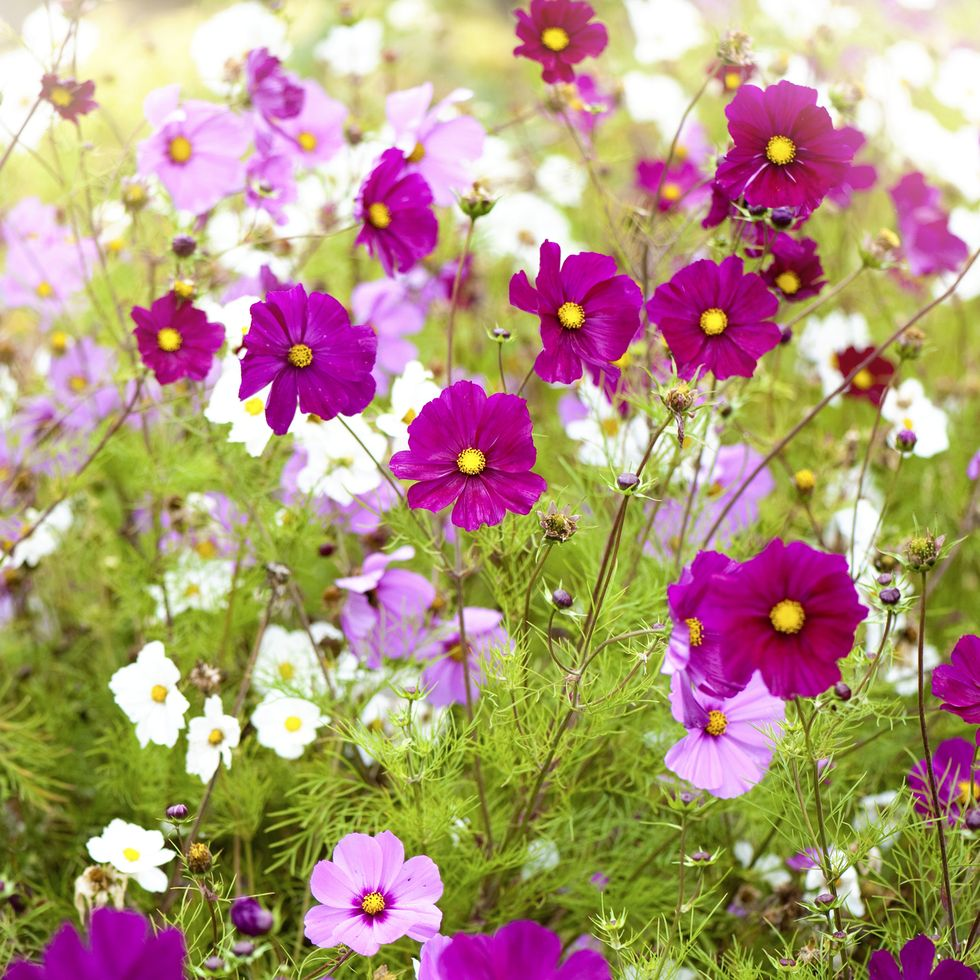
#> input picture Session 4/flowers.jpg, 980 x 980 px
$ jupyter execute 9-filters_main.ipynb
#> lines starting #> are read from the running program, lines starting #| are printed output that depends on the picture
<div dir="rtl" align="right">
<b>استيراد المكتبات</b><br>
نستورد مكتبة <code>cv2</code> لمعالجة الصور، و<code>matplotlib</code> لعرضها، و<code>numpy</code> لإنشاء نوى الفلاتر (Kernels) يدوياً.
</div>

[cell 1]
import cv2
from matplotlib import pyplot as plt
import numpy as np

<div dir="rtl" align="right">
<b>قراءة الصورة الأصلية</b><br>
نحمّل صورة الأزهار من القرص وتُخزَّن في المتغير <code>image</code> بنظام BGR.
</div>

[cell 2]
image = cv2.imread('flowers.jpg')
#> image is the input picture: shape (980, 980, 3); mean B, G, R 124.3, 150.3, 177.2

<div dir="rtl" align="right">
<b>عرض الصورة الأصلية</b><br>
نعرض الصورة الأصلية قبل تطبيق أي فلتر كمرجع للمقارنة مع النتائج.
</div>

[cell 3]
plt.imshow(cv2.cvtColor(image, cv2.COLOR_BGR2RGB))
plt.show()

<div dir="rtl" align="right">
<b>تعريف نوى الفلاتر (Kernels)</b><br>
نعرّف نواتين للفلترة يدوياً باستخدام NumPy:<br>
— <b>kernel</b> (نواة الحدة - Sharpening): تضخّم قيمة البكسل المركزي (9) وتطرح قيم الجيران (-1)، مما يبرز الحواف ويزيد حدة الصورة.<br>
— <b>kernel2</b> (نواة Sobel الرأسية): تكشف الحواف الرأسية في الصورة عن طريق حساب التدرج الأفقي في شدة الإضاءة.
</div>

[cell 4]
kernel = np.array([[-1,-1,-1],[-1,9,-1],[-1,-1,-1]])

kernel2 = np.array([[1,0,-1],[2,1,-2],[1,0,-1]])

<div dir="rtl" align="right">
<b>تطبيق الفلتر المخصص باستخدام filter2D</b><br>
نستخدم <code>cv2.filter2D()</code> لتطبيق نواة الفلتر على الصورة بعملية الالتفاف (Convolution).<br>
— <code>src</code>: الصورة المدخلة.<br>
— <code>ddepth=-1</code>: عمق الصورة الناتجة يساوي عمق المدخلة (uint8).<br>
— <code>kernel</code>: النواة المراد تطبيقها، هنا نستخدم kernel2 لكشف الحواف الرأسية.
</div>

[cell 5]
sharp = cv2.filter2D(src = image, ddepth=-1, kernel= kernel2)
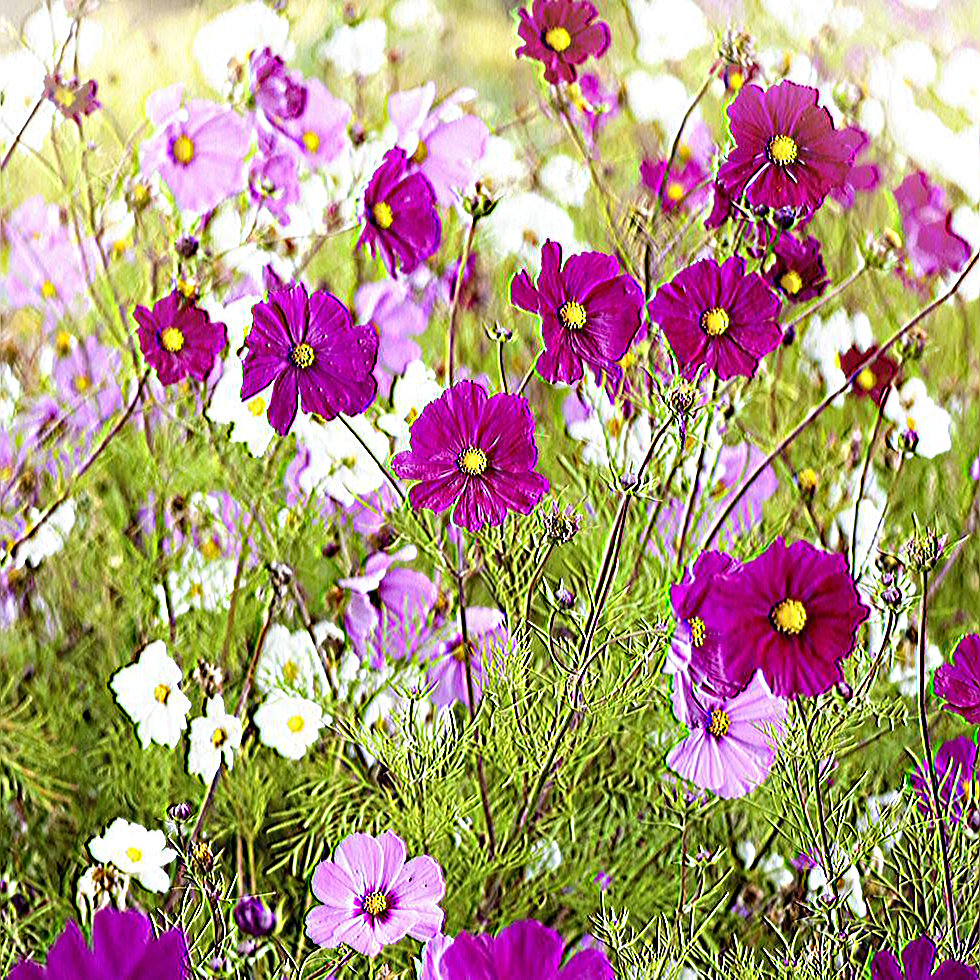
#> sharp: shape (980, 980, 3); mean B, G, R 125.9, 149.5, 174.6

<div dir="rtl" align="right">
<b>عرض الصورة بعد تطبيق الفلتر المخصص</b><br>
نعرض الصورة بعد تطبيق نواة Sobel. ستبدو الحواف الرأسية بارزة بينما المناطق المتجانسة تظهر داكنة.
</div>

[cell 6]
plt.imshow(cv2.cvtColor(sharp, cv2.COLOR_BGR2RGB))
plt.show()

<div dir="rtl" align="right">
<b>تطبيق فلتر التمويه (Blur)</b><br>
نستخدم <code>cv2.blur()</code> لتطبيق فلتر المتوسط (Averaging Filter) الذي يحسب متوسط قيم البكسلات في نافذة 10×10 ويضع النتيجة في البكسل المركزي.<br>
النتيجة صورة ضبابية (Blurred) تُستخدم لتقليل الضوضاء أو تنعيم التفاصيل الدقيقة.
</div>

[cell 7]
img_blur = cv2.blur(src = image, ksize=(10,10))
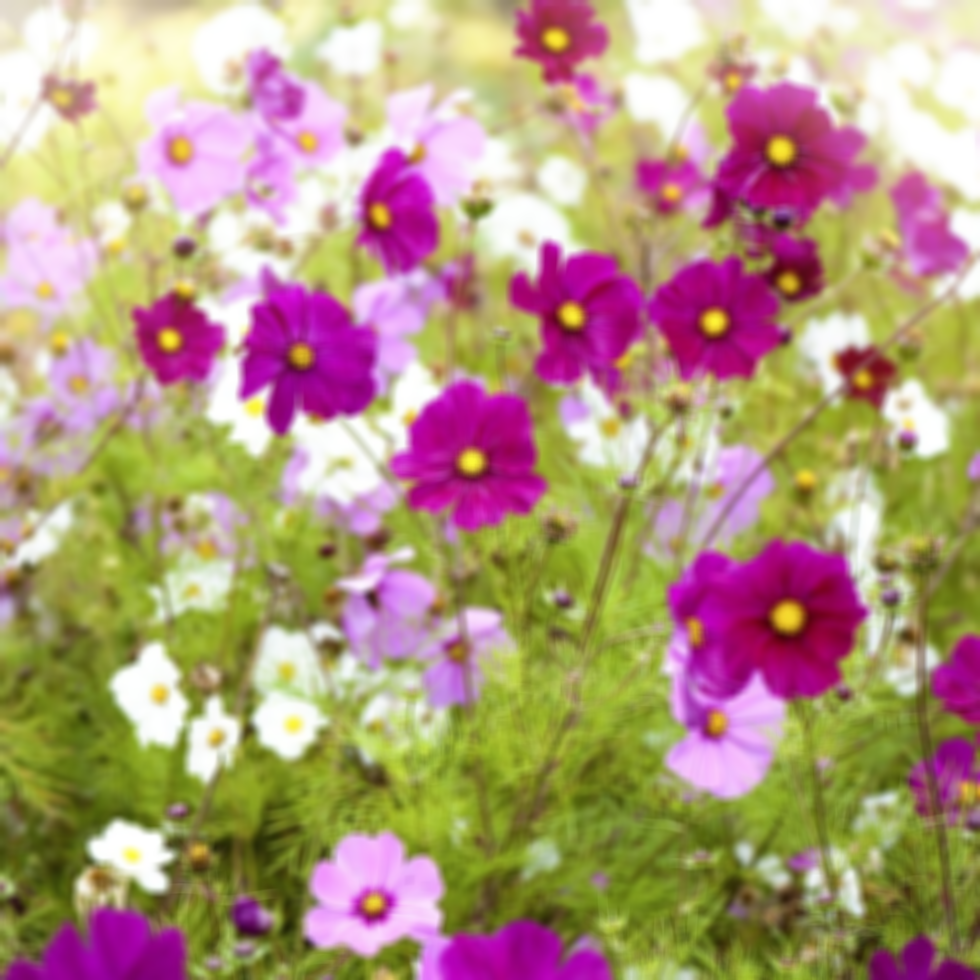
#> img_blur: shape (980, 980, 3); mean B, G, R 124.4, 150.3, 177.2

<div dir="rtl" align="right">
<b>عرض الصورة بعد التمويه</b><br>
نعرض الصورة بعد تطبيق فلتر المتوسط. لاحظ ضياع التفاصيل الدقيقة وظهور الصورة بشكل ضبابي بسبب حجم النافذة الكبير (10×10).
</div>

[cell 8]
plt.imshow(cv2.cvtColor(img_blur, cv2.COLOR_BGR2RGB))
plt.show()

<div dir="rtl" align="right">
<b>تطبيق الفلتر الثنائي (Bilateral Filter)</b><br>
نستخدم <code>cv2.bilateralFilter()</code> وهو فلتر ذكي يُنعّم الصورة مع الحفاظ على الحواف، على عكس فلتر المتوسط الذي يطمس كل شيء.<br>
— <code>d=20</code>: قطر منطقة الجيران المستخدمة في الفلترة.<br>
— <code>sigmaColor=75</code>: مدى الألوان المسموح بدمجها معاً (فرق اللون المقبول).<br>
— <code>sigmaSpace=75</code>: تأثير المسافة المكانية، كلما زادت القيمة كلما تأثرت البكسلات البعيدة أكثر.
</div>

[cell 9]
bi_let_filter = cv2.bilateralFilter(src= image, d=20, sigmaColor=75,sigmaSpace =75)
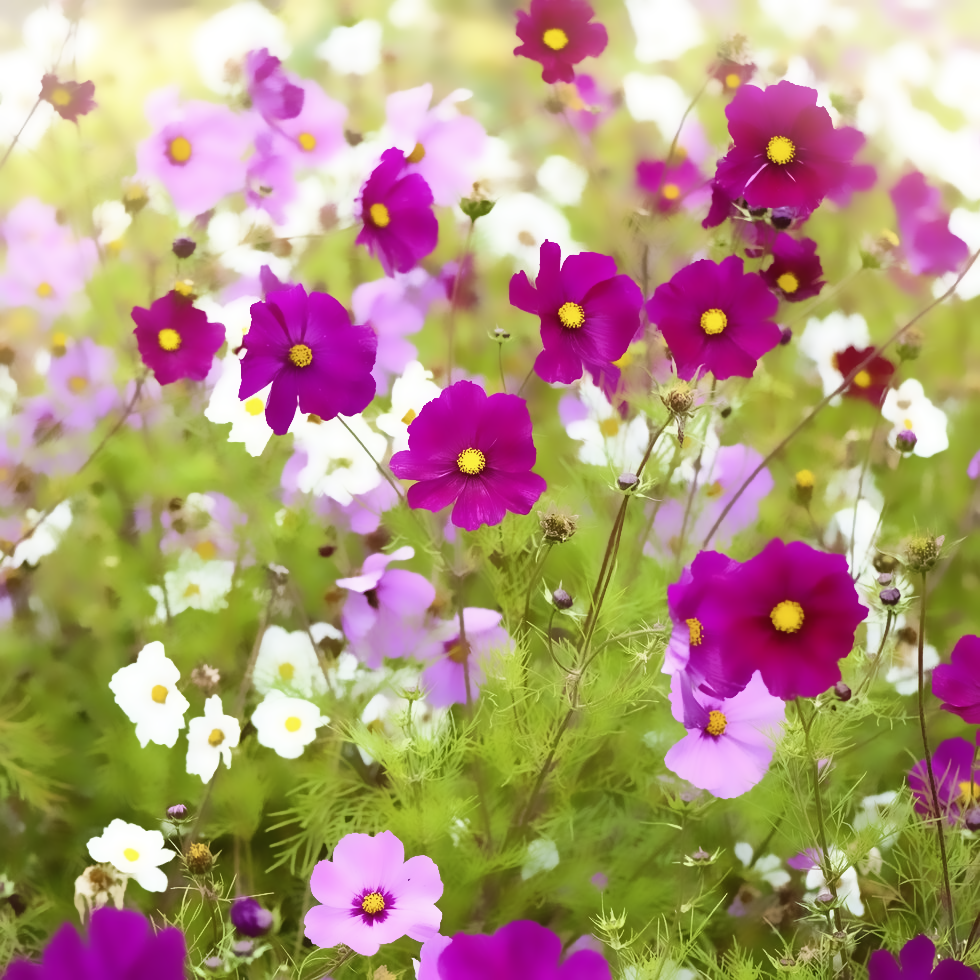
#> bi_let_filter: shape (980, 980, 3); mean B, G, R 124.3, 150.4, 177.3

<div dir="rtl" align="right">
<b>عرض الصورة بعد الفلتر الثنائي</b><br>
نعرض الصورة بعد تطبيق الفلتر الثنائي. لاحظ كيف تبقى الحواف والتفاصيل الرئيسية واضحة بينما تختفي الضوضاء الدقيقة، مما يجعله مثالياً لمعالجة الصور الاحترافية.
</div>

[cell 10]
plt.imshow(cv2.cvtColor(bi_let_filter, cv2.COLOR_BGR2RGB))
plt.show()

$ run again, with Session 4/stop_sign.jpg copied over Session 4/flowers.jpg
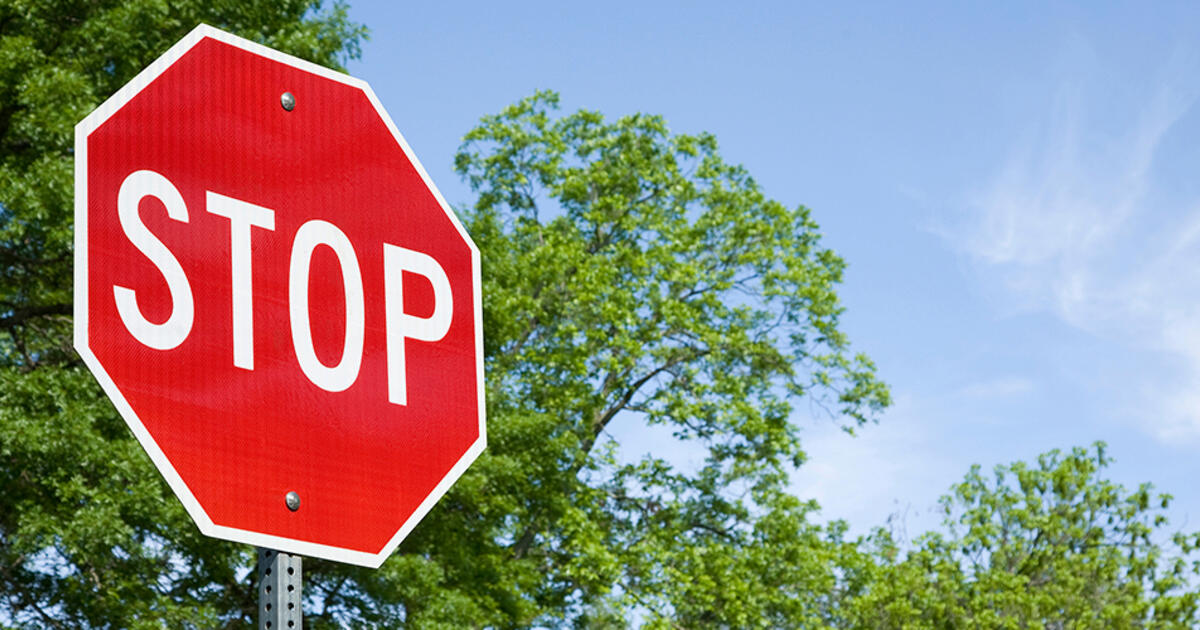
#> input picture Session 4/stop_sign.jpg, 1200 x 630 px
#> image is the input picture: shape (630, 1200, 3); mean B, G, R 134, 138.7, 148.1
#> `sharp = cv2.filter2D(src = image, ddepth=-1, kernel= kernel2)`:
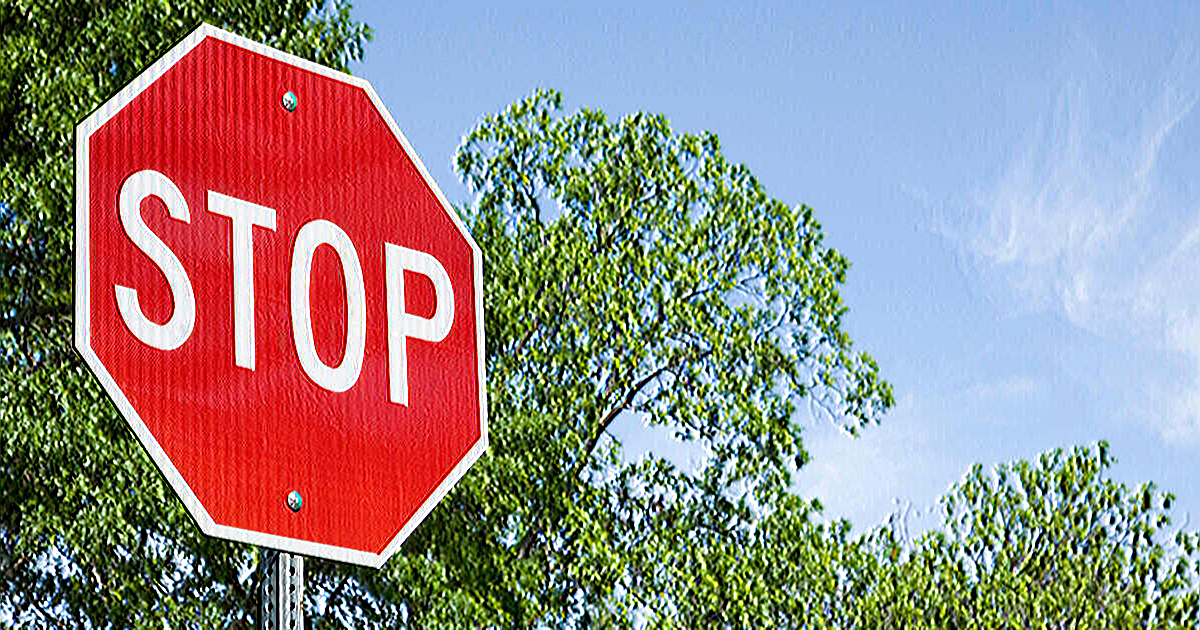
#> sharp: shape (630, 1200, 3); mean B, G, R 136.3, 137.7, 148.5
#> `bi_let_filter = cv2.bilateralFilter(src= image, d=20, sigmaColor=75,si..`:
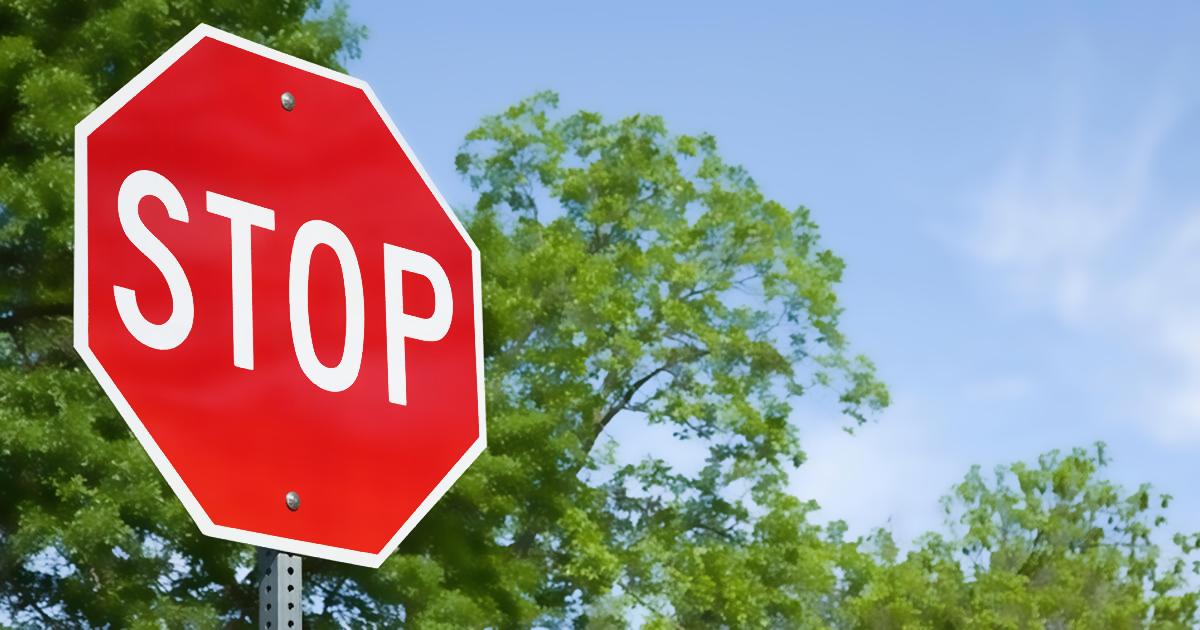
#> bi_let_filter: shape (630, 1200, 3); mean B, G, R 133.7, 138.5, 148
